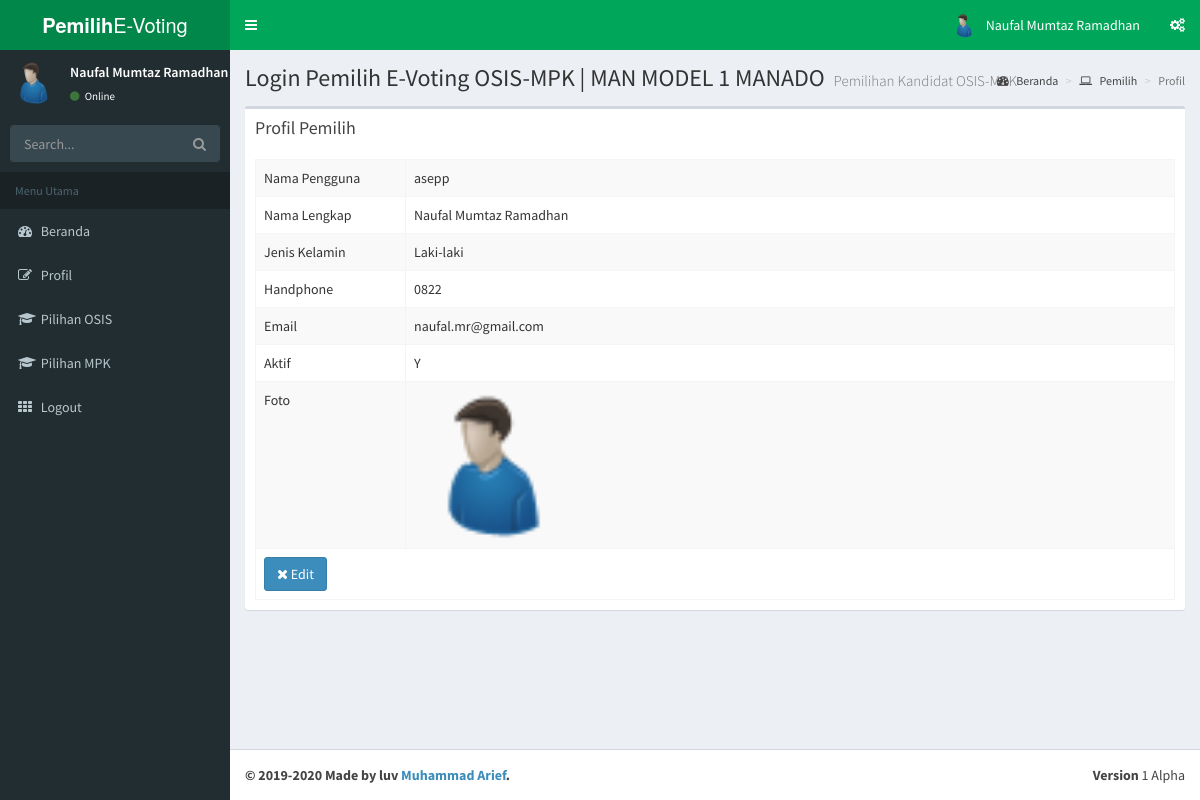
The app's page /pemilih/index.php?u=pemilih&s=profil (signed in) with its own data.
### tables this page shows
CREATE TABLE `pemilih` (
  `nis` varchar(16) NOT NULL,
  `username` varchar(25) NOT NULL,
  `password` varchar(32) NOT NULL,
  `nama` varchar(50) NOT NULL,
  `jk` varchar(1) NOT NULL,
  `tempatlahir` varchar(30) NOT NULL,
  `tanggallahir` date NOT NULL,
  `idkelas` varchar(2) NOT NULL,
  `email` varchar(50) NOT NULL,
  `hp` varchar(15) NOT NULL,
  `aktif` enum('Y','T') NOT NULL DEFAULT 'T',
  `memilih` varchar(1) NOT NULL,
  `foto` varchar(50) NOT NULL
);

### pemilih/modul/pemilih/profil.php (the view, shortened to what this page needs)
<?php include "atas.php"; ?>
<div class="content-wrapper">
	<section class="content-header">
		<h1>
			Login Pemilih E-Voting OSIS-MPK | MAN MODEL 1 MANADO
			<small>Pemilihan Kandidat OSIS-MPK</small>
		</h1>
		<ol class="breadcrumb">
			<li><a href="."><i class="fa fa-dashboard"></i> Beranda</a></li>
			<li><a href="?u=pemilih"><i class="fa fa-laptop"></i> Pemilih</a></li>
			<li class="active">Profil</li>
		</ol>
	</section>
	<section class="content">
		<div class="row">
			<div class="col-xs-12">
				<div class="box">
					<div class="box-header">
						<h3 class="box-title">Profil Pemilih</h3>
					</div>
					<div class="box-body">
						<?php
						$id = $_SESSION['idpemilih'];
						include "../aksesDB.php";
						$sql = "SELECT * FROM pemilih WHERE nis='$id'";
						$query = mysqli_query($sambungDB, $sql);
						$r = mysqli_fetch_assoc($query);
						?>
						<table id="pilkasis1" class="table table-bordered table-hover table-striped">
							<tbody>
								<tr>
									<td width=150>Nama Pengguna</td>
									<td><?php echo $r['username']; ?></td>
								</tr>
								<tr>
									<td>Nama Lengkap</td>
									<td><?php echo $r['nama']; ?></td>
								</tr>
								<tr>
									<td>Jenis Kelamin</td>
									<td><?php echo $r['jk'] == 'L' ? 'Laki-laki' : 'Perempuan'; ?></td>
								</tr>
								<tr>
									<td>Handphone</td>
									<td><?php echo $r['hp']; ?></td>
								</tr>
								<tr>
									<td>Email</td>
									<td><?php echo $r['email']; ?></td>
								</tr>
								<tr>
									<td>Aktif</td>
									<td><?php echo $r['aktif']; ?></td>
								</tr>
								<tr>
									<td>Foto</td>
									<td>
										<?php
										if ($r['foto'] != '') {
											echo "<img src=\"../images/user/$r[foto]\" height=150 />";
										} else {
											echo "<img src=\"../images/user/0.jpg\">";
										}
										?>
								</tr>
								<tr>
									<td colspan=2>
										<a href="?u=pemilih&s=edit&nis=<?php echo $id; ?>" class="btn btn-large btn-primary"><i class="fa fa-times"></i> Edit</a>
								</tr>
							</tbody>
						</table>
					</div>
				</div>
			</div>
		</div>
	</section>
	<?php include "bawah.php"; ?>

### records on screen
pemilih: username "asepp", nama "Naufal Mumtaz Ramadhan", hp "0822", email "naufal.mr@gmail.com", aktif "Y", foto (picture)

### other values on screen
$_SESSION['namapemilih'] "Naufal Mumtaz Ramadhan"
